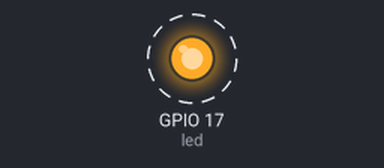
This program was run on a simulated Raspberry Pi (BCM pin numbers). On the bench: output pins drawn as LEDs (lit = HIGH). Dashed ring = blinking. What the program prints to the terminal is not drawn.

Above: at 0.5 s.
Timing chart, 0 to 4.6 s (numbered marks = the images above):
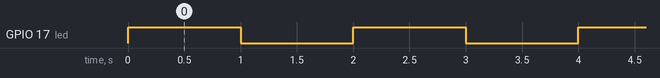

The program:

step-001.py
```python
# 配線
# [GPIO 17 (物理ピン 11)] --- (+)LED(-) --- [330Ω 抵抗] --- [GND (物理ピン 6)]
#

from gpiozero import LED
from time import sleep

# GPIO 17 ピンを制御する LED オブジェクトを作成
led = LED(17)

try:
    while True:
        led.on()         # LED を ON
        print("LED ON")
        sleep(1)         # 1 秒間待機

        led.off()        # LED を OFF
        print("LED OFF")
        sleep(1)         # 1 秒間待機

except KeyboardInterrupt:
    # Ctrl + C が押された時に実行
    print("終了します")
    led.off()           # LED を OFF にして終了
```

Measured:
- by itself, GPIO 17 (led): alternates HIGH for 1.0 s and LOW for 1.0 s
